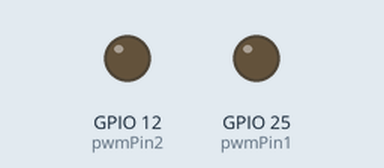
Recording of a sketch running on a simulated ESP32. Parts: output pins drawn as LEDs (lit = HIGH).

Above: at 0.0 s.
At 1.15 s:
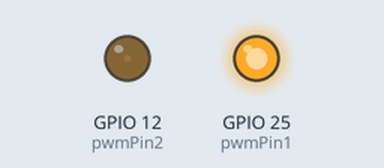
At 3.25 s:
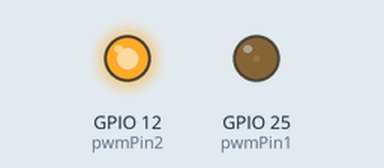
At 5.65 s:
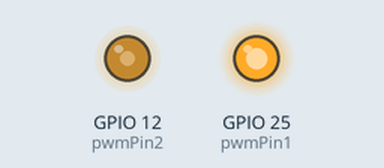
Timing chart, 0 to 5.5 s (numbered marks = the images above):
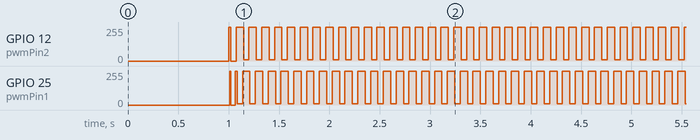

The sketch:

1phase_spwm.ino
```cpp
// ESP32 Sinusoidal PWM + Serial Oscilloscope Loopback Test

#include <Arduino.h>

const int pwmPin1 = 25;  // pwm output pin for mosfet 1 and 3
const int pwmPin2= 12;   // PWM output pin for mosfet 2 and 4


const int samples = 100;
const float sineFreq = 50.0;                // 50 Hz sine wave
const float samplingRate = sineFreq * samples; // 50 * 100 = 5000 samples/sec
const unsigned long periodMicros = 1000000/samplingRate;

float sinTable1[samples];
float sinTable2[samples];
unsigned long lastMicros = 0;

const int pwmChannel = 0;
const int pwmFreq = 1000;     // 20 kHz carrier
const int pwmResolution = 8;   // 8-bit resolution (0–255)

void setup() {
  Serial.begin(9600);
  delay(1000);

  ledcAttach(pwmPin1, pwmFreq, pwmResolution);
  ledcAttach(pwmPin2, pwmFreq, pwmResolution);


  for (int i = 0; i < samples; i++) {
    sinTable1[i] =  127.5f* sinf(2 * PI * i / samples);
    sinTable2[i] =  127.5f* sinf((2 * PI * i / samples) +PI); // 180 degree shift
  }
}

void loop() {
  static int index = 0;
  unsigned long now = micros();

  if (now - lastMicros >= periodMicros) {
    lastMicros = now;

    int duty1 = (int)sinTable1[index]; // 2 duty cyles generated
    int duty2 = (int)sinTable2[index]; // complementry signal
    ledcWrite(pwmPin1, duty1);
    ledcWrite(pwmPin2, duty2);


    index++;
    if (index >= samples)index = 0;


    //int value = analogRead(analogPin);
    //Serial.println(value);
  }
}
```
